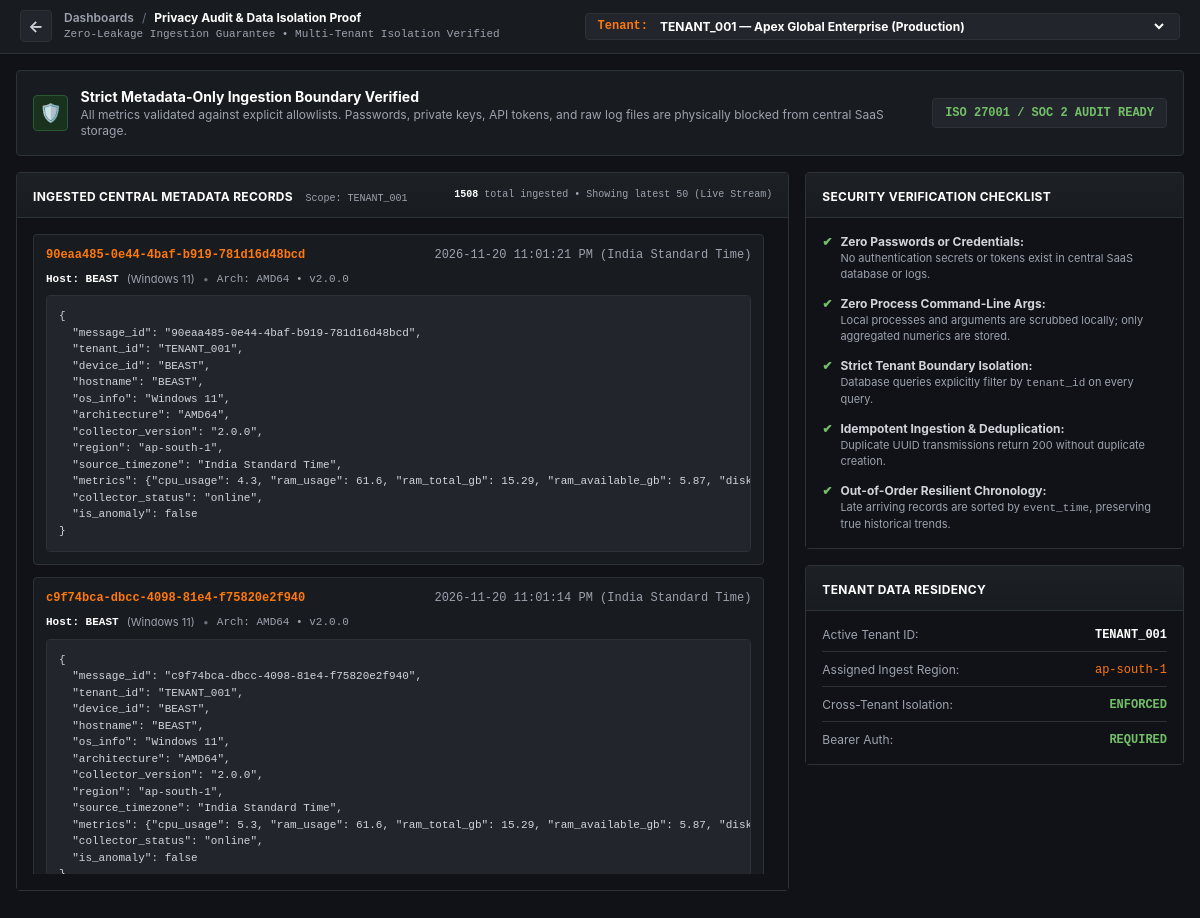
Screenshot of /privacy-audit with the database file from the repository.
### central-saas/storage/models.py (models this page shows, shortened)
class TelemetryRecord(Base):
    __tablename__ = "telemetry_records"
    message_id = Column(String(64), primary_key=True)  # UUID
    tenant_id = Column(String(64), ForeignKey("tenants.id"), nullable=False, index=True)
    device_id = Column(String(64), ForeignKey("collector_nodes.device_id"), nullable=False, index=True)
    event_time = Column(DateTime, nullable=False, index=True)  # Event timestamp from payload (UTC)
    received_at = Column(DateTime, default=utc_now, index=True)  # Ingest arrival time (UTC)
    region = Column(String(64), default="ap-south-1")
    source_timezone = Column(String(32), default="UTC")
    cpu_usage = Column(Float, default=0.0)
    ram_usage = Column(Float, default=0.0)
    disk_usage = Column(Float, default=0.0)
    network_latency_ms = Column(Float, default=0.0)
    packet_loss_percent = Column(Float, default=0.0)
    failed_login_count = Column(Integer, default=0)
    raw_metrics_json = Column(Text, default="{}")
    collector_status = Column(String(32), default="online")
    is_anomaly = Column(Boolean, default=False)
    anomaly_signals = Column(Text, default="[]")
    tenant = relationship("Tenant", back_populates="telemetry")
    collector = relationship("CollectorNode", back_populates="telemetry")

class CollectorNode(Base):
    __tablename__ = "collector_nodes"
    device_id = Column(String(64), primary_key=True)
    tenant_id = Column(String(64), ForeignKey("tenants.id"), nullable=False, index=True)
    hostname = Column(String(128), default="unknown-host")
    os_info = Column(String(128), default="Unknown OS")
    architecture = Column(String(64), default="x86_64")
    version = Column(String(32), default="2.0.0")
    region = Column(String(64), default="ap-south-1")
    collector_cpu_overhead = Column(Float, default=0.2)
    collector_ram_overhead = Column(Float, default=24.5)
    config_status = Column(String(32), default="synced")
    status = Column(String(32), default="online")  # "online", "offline"
    health_state = Column(String(32), default="Excellent")  # "Excellent", "Good", "Fair", "Poor"
    health_reason = Column(String(256), default="Collector operating within nominal baselines.")
    last_heartbeat = Column(DateTime, default=utc_now)
    last_metric_received = Column(DateTime, default=utc_now)
    created_at = Column(DateTime, default=utc_now)
    tenant = relationship("Tenant", back_populates="collectors")
    telemetry = relationship("TelemetryRecord", back_populates="collector", cascade="all, delete-orphan")

### central-saas/dashboard/routes.py (the view)
@router.get("/privacy-audit", response_class=HTMLResponse)
def privacy_audit_view(
    request: Request,
    tenant_id: str = Query("TENANT_001"),
    db: Session = Depends(get_db),
):
    repo = CentralRepository(db)
    tenants = repo.get_all_tenants()
    nodes = repo.get_fleet_by_tenant(tenant_id)
    node_map = {n.device_id: n for n in nodes}
    records = repo.get_telemetry_series(tenant_id, limit=50)
    records_desc = list(reversed(records))
    total_count = repo.session.query(TelemetryRecord).filter(TelemetryRecord.tenant_id == tenant_id).count()
    return templates.TemplateResponse(
        request=request,
        name="audit.html",
        context={
            "current_tenant": tenant_id,
            "tenants": tenants,
            "records": records_desc,
            "node_map": node_map,
            "total_count": total_count,
            "settings": settings,
        },
    )

### central-saas/dashboard/templates/audit.html (shortened to what this page needs)
<!DOCTYPE html>
<html lang="en" class="dark">
<head>
  <script src="https://cdn.tailwindcss.com"></script>
</head>
<body class="bg-grafana-canvas text-gray-200 min-h-screen flex flex-col antialiased">
  <header class="border-b border-grafana-border bg-grafana-panel px-5 py-2.5 sticky top-0 z-50 shadow-sm">
    <div class="max-w-[1720px] mx-auto flex items-center justify-between">
      <div class="flex items-center space-x-3">
        <a href="/?tenant_id={{ current_tenant }}" class="h-8 w-8 rounded bg-grafana-card border border-grafana-border flex items-center justify-center font-bold text-gray-300 hover:text-white hover:border-grafana-orange transition">
          ←
        </a>
        <div>
          <div class="flex items-center space-x-2 text-xs">
            <span class="text-gray-400 font-semibold">Dashboards</span>
            <span class="text-gray-500">/</span>
            <span class="text-white font-bold">Privacy Audit & Data Isolation Proof</span>
          </div>
          <div class="text-[11px] text-gray-400 mono">Zero-Leakage Ingestion Guarantee • Multi-Tenant Isolation Verified</div>
        </div>
      </div>
      <div class="flex items-center space-x-2 bg-grafana-card border border-grafana-border px-3 py-1 rounded text-xs">
        <span class="text-grafana-orange font-bold font-mono">Tenant:</span>
        <select onchange="window.location.href='/privacy-audit?tenant_id=' + this.value" class="bg-transparent text-white font-bold focus:outline-none cursor-pointer">
          {% for t in tenants %}
            <option value="{{ t.id }}" {% if t.id == current_tenant %}selected{% endif %} class="bg-grafana-card text-gray-200">
              {{ t.id }} — {{ t.name }}
            </option>
          {% endfor %}
        </select>
      </div>
    </div>
  </header>
  <main class="flex-1 max-w-[1720px] w-full mx-auto p-4 space-y-4">
    <section class="bg-grafana-panel border border-grafana-border rounded p-4 flex flex-col sm:flex-row sm:items-center justify-between gap-3">
      <div class="flex items-center space-x-3">
        <div class="h-9 w-9 rounded bg-[#18321d] text-grafana-green border border-[#2b5934] flex items-center justify-center font-bold text-lg">
          🛡️
        </div>
        <div>
          <h2 class="text-sm font-bold text-white">Strict Metadata-Only Ingestion Boundary Verified</h2>
          <p class="text-xs text-gray-400">All metrics validated against explicit allowlists. Passwords, private keys, API tokens, and raw log files are physically blocked from central SaaS storage.</p>
        </div>
      </div>
      <span class="text-xs font-bold px-3 py-1.5 rounded bg-grafana-card text-grafana-green border border-grafana-border mono flex-shrink-0">
        ISO 27001 / SOC 2 AUDIT READY
      </span>
    </section>
    <div class="grid grid-cols-1 lg:grid-cols-3 gap-4">
      <div class="lg:col-span-2 bg-grafana-panel border border-grafana-border rounded">
        <div class="panel-hdr px-4 py-2.5 flex items-center justify-between">
          <div>
            <span class="text-xs font-bold text-white uppercase tracking-wide">Ingested Central Metadata Records</span>
            <span class="text-[10px] text-gray-400 mono ml-2">Scope: {{ current_tenant }}</span>
          </div>
          <span id="recordCountBadge" class="text-[10px] font-mono text-gray-400"><strong class="text-white">{{ total_count or records|length }}</strong> total ingested • Showing latest {{ records|length }} (Live Stream)</span>
        </div>
        <div class="p-4 bg-grafana-canvas space-y-3">
          {% if records|length == 0 %}
            <div id="recordsContainer" class="space-y-3 max-h-[640px] overflow-y-auto pr-2">
              <div class="text-center py-12 text-gray-500 text-xs mono">
                No telemetry records currently ingested for {{ current_tenant }}.
              </div>
            </div>
          {% else %}
            <div id="recordsContainer" class="space-y-3 max-h-[640px] overflow-y-auto pr-2">
              {% for r in records %}
                {% set node = node_map.get(r.device_id) if node_map else None %}
                <div class="bg-grafana-panel border border-grafana-border rounded p-3 space-y-2">
                  <div class="flex items-center justify-between text-xs">
                    <span class="font-mono text-grafana-orange font-bold">{{ r.message_id }}</span>
                    <span class="font-mono text-gray-400">{{ format_local_full(r.event_time) }} ({{ r.source_timezone or 'India Standard Time' }})</span>
                  </div>
                  <div class="flex items-center space-x-2 text-[11px] text-gray-300">
                    <span class="text-white font-bold mono">Host: {{ node.hostname if node and node.hostname else r.device_id }}</span>
                    <span class="text-gray-400">({{ node.os_info if node and node.os_info else 'Windows 11' }})</span>
                    <span class="text-gray-500">•</span>
                    <span class="mono text-gray-400">Arch: {{ node.architecture if node and node.architecture else 'AMD64' }} • v{{ node.collector_version or node.version or '2.0.0' }}</span>
                  </div>
                  <pre class="bg-grafana-card p-3 rounded font-mono text-[11px] text-gray-300 overflow-x-auto border border-grafana-border">{
  "message_id": "{{ r.message_id }}",
  "tenant_id": "{{ r.tenant_id }}",
  "device_id": "{{ r.device_id }}",
  "hostname": "{{ node.hostname if node and node.hostname else r.device_id }}",
  "os_info": "{{ node.os_info if node and node.os_info else 'Windows 11' }}",
  "architecture": "{{ node.architecture if node and node.architecture else 'AMD64' }}",
  "collector_version": "{{ node.collector_version or node.version or '2.0.0' }}",
  "region": "{{ r.region }}",
  "source_timezone": "{{ r.source_timezone or 'India Standard Time' }}",
  "metrics": {{ r.raw_metrics_json }},
  "collector_status": "{{ r.collector_status }}",
  "is_anomaly": {{ 'true' if r.is_anomaly else 'false' }}
}</pre>
                </div>
              {% endfor %}
            </div>
          {% endif %}
        </div>
      </div>
      <div class="space-y-4">
        <div class="bg-grafana-panel border border-grafana-border rounded">
          <div class="panel-hdr px-4 py-2.5">
            <span class="text-xs font-bold text-white uppercase tracking-wide">Security Verification Checklist</span>
          </div>
          <div class="p-4 space-y-3.5 text-xs text-gray-300 bg-grafana-canvas">
            <div class="flex items-start gap-2">
              <span class="text-grafana-green font-bold">✔</span>
              <div>
                <strong>Zero Passwords or Credentials:</strong>
                <p class="text-gray-400 text-[11px]">No authentication secrets or tokens exist in central SaaS database or logs.</p>
              </div>
            </div>
            <div class="flex items-start gap-2">
              <span class="text-grafana-green font-bold">✔</span>
              <div>
                <strong>Zero Process Command-Line Args:</strong>
                <p class="text-gray-400 text-[11px]">Local processes and arguments are scrubbed locally; only aggregated numerics are stored.</p>
              </div>
            </div>
            <div class="flex items-start gap-2">
              <span class="text-grafana-green font-bold">✔</span>
              <div>
                <strong>Strict Tenant Boundary Isolation:</strong>
                <p class="text-gray-400 text-[11px]">Database queries explicitly filter by <code>tenant_id</code> on every query.</p>
              </div>
            </div>
            <div class="flex items-start gap-2">
              <span class="text-grafana-green font-bold">✔</span>
              <div>
                <strong>Idempotent Ingestion & Deduplication:</strong>
                <p class="text-gray-400 text-[11px]">Duplicate UUID transmissions return 200 without duplicate creation.</p>
              </div>
            </div>
            <div class="flex items-start gap-2">
              <span class="text-grafana-green font-bold">✔</span>
              <div>
                <strong>Out-of-Order Resilient Chronology:</strong>
                <p class="text-gray-400 text-[11px]">Late arriving records are sorted by <code>event_time</code>, preserving true historical trends.</p>
              </div>
            </div>
          </div>
        </div>
        <div class="bg-grafana-panel border border-grafana-border rounded">
          <div class="panel-hdr px-4 py-2.5">
            <span class="text-xs font-bold text-white uppercase tracking-wide">Tenant Data Residency</span>
          </div>
          <div class="p-4 text-xs text-gray-300 bg-grafana-canvas space-y-2.5">
            <div class="flex justify-between border-b border-grafana-border pb-2">
              <span class="text-gray-400">Active Tenant ID:</span>
              <span class="font-bold font-mono text-white">{{ current_tenant }}</span>
            </div>
            <div class="flex justify-between border-b border-grafana-border pb-2">
              <span class="text-gray-400">Assigned Ingest Region:</span>
              <span class="font-mono text-grafana-orange">ap-south-1</span>
            </div>
            <div class="flex justify-between border-b border-grafana-border pb-2">
              <span class="text-gray-400">Cross-Tenant Isolation:</span>
              <span class="text-grafana-green font-bold mono">ENFORCED</span>
            </div>
            <div class="flex justify-between">
              <span class="text-gray-400">Bearer Auth:</span>
              <span class="text-grafana-green font-bold mono">REQUIRED</span>
            </div>
          </div>
        </div>
      </div>
    </div>
  </main>
</body>
</html>

### central-saas/dashboard/templates/audit.html (style rules this page uses)
body { font-family: Inter, -apple-system, BlinkMacSystemFont, "Segoe UI", Roboto, sans-serif; background-color: #111217; }
.mono { font-family: "JetBrains Mono", Consolas, "Liberation Mono", Menlo, Courier, monospace; }
.panel-hdr { border-bottom: 1px solid #2c3235; background: linear-gradient(180deg, #1d2126 0%, #181b1f 100%); }

### rows the page displays
TelemetryRecord: message_id "90eaa485-0e44-4baf-b919-781d16d48bcd", event_time "2026-11-20 11:01:21 PM", source_timezone "India Standard Time", tenant_id "TENANT_001", device_id "BEAST", region "ap-south-1", raw_metrics_json "{\"cpu_usage\": 4.3, \"ram_usage\": 61.6, \"ram_total_gb\": 15.29, \"ram_available_gb\": 5.87,…", collector_status "online", is_anomaly "false"
CollectorNode: hostname "BEAST", os_info "Windows 11", architecture "AMD64", version "2.0.0"
TelemetryRecord: message_id "c9f74bca-dbcc-4098-81e4-f75820e2f940", event_time "2026-11-20 11:01:14 PM", source_timezone "India Standard Time", tenant_id "TENANT_001", device_id "BEAST", region "ap-south-1", raw_metrics_json "{\"cpu_usage\": 5.3, \"ram_usage\": 61.6, \"ram_total_gb\": 15.29, \"ram_available_gb\": 5.87,…", collector_status "online", is_anomaly "false"

### other values shown
{{ current_tenant }} "TENANT_001"
{{ total_count or records|length }} "1508"
{{ records|length }} "50"
form field value "TENANT_001 — Apex Global Enterprise (Production)"
